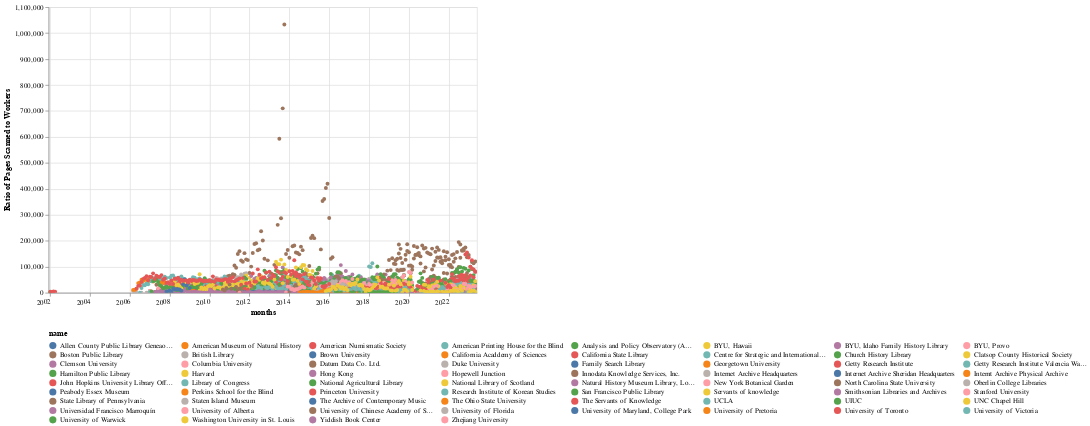

The notebook cell this image was saved under:
### Code cell
selection = alt.selection_point(fields=['name'], bind='legend')

test = alt.Chart(pages_per_worker_per_month).mark_circle().encode(
    x= alt.X('month_year:T', axis=alt.Axis(labelAngle=-4), title="months"),
    y= alt.Y('pages_to_worker_ratio:Q', title="Ratio of Pages Scanned to Workers"),
    color=alt.Color('name:N', legend=alt.Legend(columns=8, symbolLimit=0)),
    order=alt.Order('name:N',sort='ascending'),
    opacity=alt.condition(selection, alt.value(1), alt.value(0)),
    tooltip=['name:N', 'pages_to_worker_ratio:Q', 'month_year:T']
).add_params(selection).configure_legend(
  orient='bottom'
).properties(
    # Adjust chart width and height to match size of legend
    width=600,
    height=400
).interactive()

test

### Figure 1 — Vega-Lite specification as saved in the notebook (floating-point values rounded to 4 significant figures; data arrays with more than 128 entries replaced by an {"elided": "..."} marker saying what was removed)
{"config": {"view": {"continuousWidth": 300, "continuousHeight": 300}, "legend": {"orient": "bottom"}}, "data": {"name": "data-6bc78f6eb16a4de54913862b99b43654"}, "mark": {"type": "circle"}, "encoding": {"color": {"field": "name", "legend": {"columns": 8, "symbolLimit": 0}, "type": "nominal"}, "opacity": {"condition": {"param": "param_25", "value": 1}, "value": 0}, "order": {"field": "name", "sort": "ascending", "type": "nominal"}, "tooltip": [{"field": "name", "type": "nominal"}, {"field": "pages_to_worker_ratio", "type": "quantitative"}, {"field": "month_year", "type": "temporal"}], "x": {"axis": {"labelAngle": -4}, "field": "month_year", "title": "months", "type": "temporal"}, "y": {"field": "pages_to_worker_ratio", "title": "Ratio of Pages Scanned to Workers", "type": "quantitative"}}, "height": 400, "params": [{"name": "param_25", "select": {"type": "point", "fields": ["name"]}, "bind": "legend"}, {"name": "param_26", "select": {"type": "interval", "encodings": ["x", "y"]}, "bind": "scales"}], "width": 600, "$schema": "https://vega.github.io/schema/vega-lite/v5.20.1.json", "datasets": {"data-6bc78f6eb16a4de54913862b99b43654": {"elided": "4741 records"}}}
